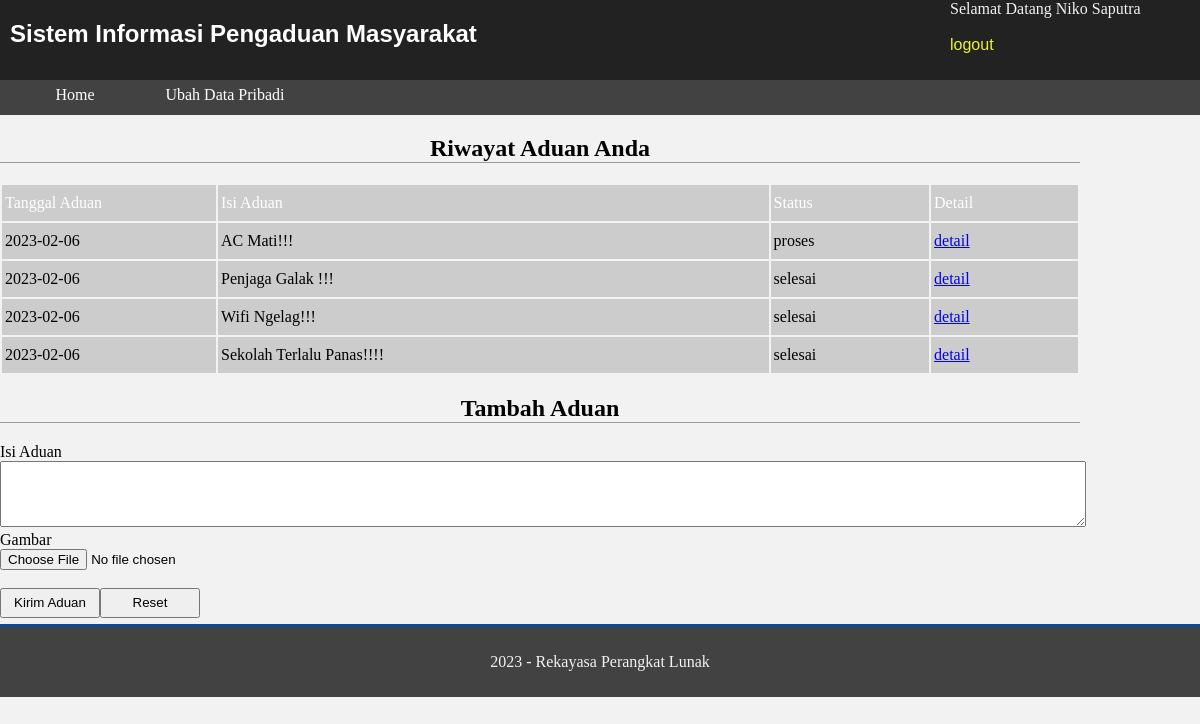
/masyarakat/index.php (signed in), run on the app's committed database.
### tables this page shows
CREATE TABLE `masyarakat` (
  `nik` char(16) NOT NULL,
  `nama` varchar(35) NOT NULL,
  `username` varchar(25) NOT NULL,
  `password` varchar(32) NOT NULL,
  `telp` varchar(13) NOT NULL
);

CREATE TABLE `pengaduan` (
  `id_pengaduan` int(11) NOT NULL,
  `tgl_pengaduan` date NOT NULL,
  `nik` char(20) NOT NULL,
  `isi_laporan` text NOT NULL,
  `foto` varchar(50) NOT NULL,
  `status` enum('0','proses','selesai') NOT NULL
);

### masyarakat/index.php (the view, shortened to what this page needs)
<?php
include "../inc/koneksi.php";
$kueri_identitas = mysqli_query($konek, "SELECT * FROM masyarakat WHERE nik =
'" . $_SESSION['ses_idmasyarakat'] . "'");
$data_identitas = mysqli_fetch_array($kueri_identitas);
?>
<!DOCTYPE html>
<html>
<head>
    <link rel="stylesheet" type="text/css" href="stylemasyarakat.css">
</head>
<body>
    <header>
        <h1>Sistem Informasi Pengaduan Masyarakat</h1>
        <div class="identitas">Selamat Datang
            <?php echo $data_identitas[1]; ?><br><br>
            <a href="aksimasyarakat.php?a=logout">logout</a>
        </div>
    </header>
    <nav>
        <ul>
            <li><a href="index.php">Home</a></li>
            <li><a href="ubahdata.php">Ubah Data Pribadi</a></li>
        </ul>
    </nav>
    <div class="content">
        <h2>Riwayat Aduan Anda</h2>
        <table width="100%">
            <tr>
                <td width="20%" class="headertabel">Tanggal Aduan</td>
                <td class="headertabel">Isi Aduan</td>
                <td class="headertabel">Status</td>
                <td class="headertabel">Detail</td>
            </tr>
            <?php
            $kueri_lihat_aduan = mysqli_query($konek, "SELECT * FROM pengaduan WHERE nik
= '$data_identitas[0]' ");
            while ($data_aduan = mysqli_fetch_array($kueri_lihat_aduan)) {
                echo "<tr><td>$data_aduan[1]</td>
 <td>$data_aduan[3]</td><td>$data_aduan[5]</td>
 <td><a href='detail.php?id=$data_aduan[0]'>detail</a></td></tr>";
            }
            ?>
        </table>
        <h2>Tambah Aduan</h2>
        <form name="f_aduan" method="post" action="aksimasyarakat.php?a=tambahaduan" enctype="multipart/form-data">
            Isi Aduan<br>
            <textarea name="isi_aduan" class="isi_aduan"></textarea><br>
            Gambar<br>
            <input type="file" name="gambar"><br>
            <input type="hidden" name="nik" value="<?php echo $data_identitas[0]; ?>"><br>
            <input type="submit" value="Kirim Aduan" class="tombol"><input type="reset" class="tombol">
        </form>
        <br><br>
    </div>
    <footer>
        <p>2023 - Rekayasa Perangkat Lunak</p>
    </footer>
</body>
</html>

### masyarakat/stylemasyarakat.css (style rules this page uses)
body { margin: 0; padding: 0; background: #f2f2f2; }
header { margin: 0; padding: 0; background: #222222; display: block; height: 80px; color: #f2f2f2; }
header h1 { margin: 0; padding: 20px 10px 10px 10px; font-size: 24px; font-family: Arial,Helvetica; width: 600px; float: left; color: #fff; }
nav { background: #434242; width: 100%; height: 35px; display: block; }
nav ul { height:35px; margin: 0; padding: 0; }
nav ul li { margin: 0; padding: 0; text-align: center; display: inline; line-height: 30px; }
nav ul li a, nav ul li a:link, nav ul li a:visited, nav ul li a:active { text-decoration: none; color: #fff; margin: 0; padding: 0; height: 35px; width: 150px; display: block; float: left; }
footer { clear: both; display: block; background: #434242; border-top: solid 3px #0c4b98; color: #f2f2f2; height: 50px; text-align: center; padding: 10px; }
h2 { text-align: center; border-bottom: solid 1px #999; }
.content { width: 90%; clear: both; float: left; margin: 0 auto 0 auto; display: block; }
.content td { background: #ccc; height: 30px; padding: 3px; }
.identitas { width: 250px; height: 100px; display: block; float: right; }
.identitas a, .identitas a:link, .identitas a:visited, .identitas a:active { text-decoration: none; color: #e9f531; font-size: 16px; font-family: Arial,Helvetica; }
.headertabel { height: 30px; padding-left: 10px; background: #22A39F; color: #fff; }
.isi_aduan { width: 100%; height: 60px; }
.tombol { width: 100px; height: 30px; display: block; float: left; }

### data on the page
masyarakat: nama "Niko Saputra"
pengaduan: tgl_pengaduan "2023-02-06", isi_laporan "AC Mati!!!", status "proses"
pengaduan: tgl_pengaduan "2023-02-06", isi_laporan "Penjaga Galak !!!", status "selesai"
pengaduan: tgl_pengaduan "2023-02-06", isi_laporan "Wifi Ngelag!!!", status "selesai"
pengaduan: tgl_pengaduan "2023-02-06", isi_laporan "Sekolah Terlalu Panas!!!!", status "selesai"
